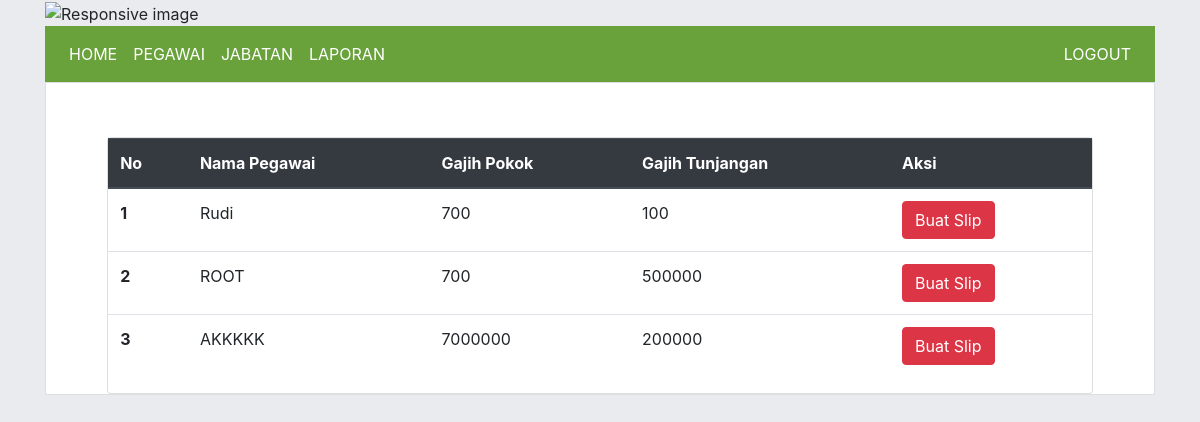
The page /backend/tampil_gajih.php (signed in) on the database its author committed.
### tables this page shows
CREATE TABLE `pegawai` (
  `id` int(11) NOT NULL,
  `nip` varchar(20) NOT NULL,
  `nama_lengkap` varchar(30) NOT NULL,
  `tanggal_lahir` date NOT NULL,
  `jenis_kelamin` varchar(10) NOT NULL,
  `agama` varchar(8) NOT NULL,
  `alamat` text NOT NULL,
  `no_tlp` varchar(14) NOT NULL,
  `tanggal_masuk` date NOT NULL,
  `status_pernikahan` varchar(10) NOT NULL,
  `status_kerja` varchar(50) NOT NULL,
  `jabatan_id` int(11) NOT NULL,
  `gajih_pokok` int(50) NOT NULL,
  `tanggal_pengambilan` date NOT NULL,
  `tunjangan` int(50) NOT NULL
);

### backend/model/proses.php (called while the page is built, shortened)
<?php
    $host = "localhost";
    $username = "root";
    $password = "";
    $db ="penggajian";
    $con = mysqli_connect($host,$username,$password,$db);
    function read($query){
        global $con;
        $rows=[];
        $result = mysqli_query($con,$query);
        if(mysqli_num_rows($result) > 0 ){
            while($row = mysqli_fetch_row($result)){
                $rows[]=$row;
            }
        }
        return $rows;
    }
?>

### backend/tampil_gajih.php (the view, shortened to what this page needs)
<?php
include "header.php";
include "model/proses.php";
$data = read("SELECT id,nama_lengkap,gajih_pokok,tunjangan FROM pegawai");
?>
<div class="container">
	<div class="container-fluid home-bg">
		<div class="row justify-content-center">
			<div class="col-md-11">
				<div class="card mt-4">
						<table class="table">
							<thead class="thead-dark">
								<tr>
									<th scope="col">No</th>
									<th scope="col">Nama Pegawai</th>
									<th scope="col">Gajih Pokok</th>
									<th scope="col">Gajih Tunjangan</th>
									<th scope="col">Aksi</th>
								</tr>
							</thead>
							<tbody>
								<?php
								$no=1;
								foreach ($data as $v) {
									?>
									<tr>
										<th scope="row"><?=$no?></th>
										<td><?=$v[1]?></td>
										<td><?=$v[2]?></td>
										<td><?=$v[3]?></td>
										<td>
											<a href="set_slip.php?id=<?=$v[0] ?>" class="btn
												btn-danger">Buat Slip</a>
										</td>
									</tr>
									<?php
									$no++;
								}
								?>
							</tbody>
						</table>
				</div>
			</div>
		</div>
	</div>
</div>
<?php
include "footer.php";
?>

### backend/asset/css/app.css (style rules this page uses)
html,body { background-color: #e9ebee; }
.home-bg { background-color: #fff; padding-top: 30px; border: 1px solid #dddfe2; }

### rows shown on the page
pegawai: nama_lengkap "Rudi", gajih_pokok "700", tunjangan "100"
pegawai: nama_lengkap "ROOT", gajih_pokok "700", tunjangan "500000"
pegawai: nama_lengkap "AKKKKK", gajih_pokok "7000000", tunjangan "200000"
